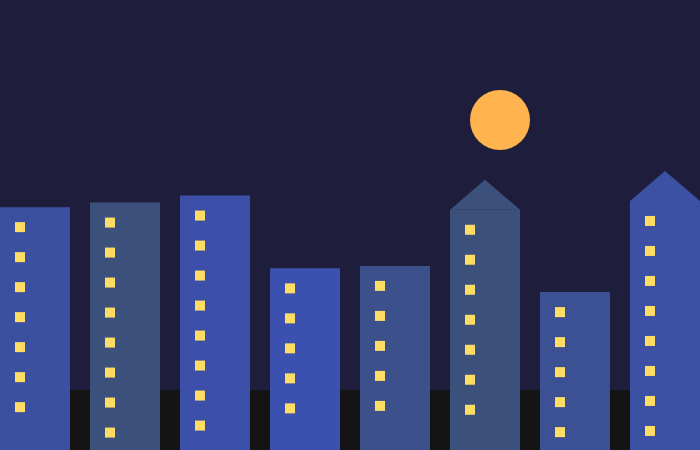
Frame 1 (no input)
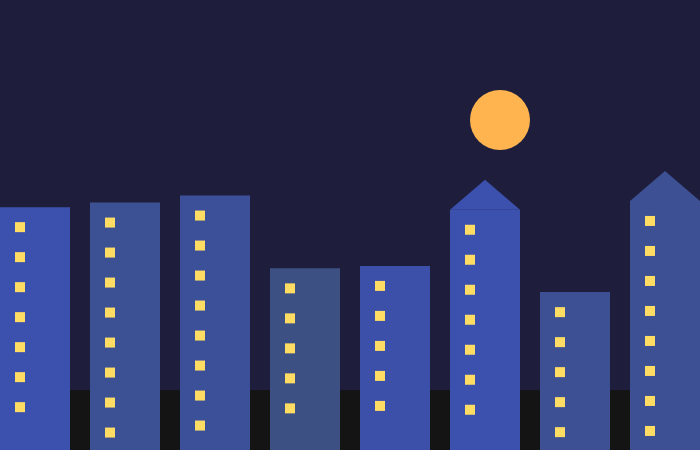
Frame 2 (the mouse pressed at the canvas centre, redrawn once)

The p5.js sketch that drew these frames (run headless with seeded random() and noise() and a simulated clock; the mouse was pressed at the canvas centre and the sketch redrawn once):

// p5.js sketch
// ── sketch.js
let buildings = [];

function setup() {
  createCanvas(700, 450);

  for (let x = 0; x < width; x += 90) {
    let h = random(150, 280);
    let type = floor(random(2));

    buildings.push({
      x: x,
      h: h,
      type: type
    });
  }

  noLoop(); 
}

function draw() {
  background(30, 30, 60); 

  // sun
  fill(255, 180, 80);
  noStroke();
  ellipse(500, 120, 60);

  // ground
  fill(20);
  rect(0, height - 60, width, 60);

  // buildings
  for (let b of buildings) {
    fill(60, 80, random(120, 180));
    rect(b.x, height - b.h, 70, b.h);

    //2 building types
    if (b.type === 1) {
      triangle(
        b.x,
        height - b.h,
        b.x + 70,
        height - b.h,
        b.x + 35,
        height - b.h - 30
      );
    }

    // windows
    fill(255, 220, 100);

    for (let y = height - b.h + 15; y < height - 20; y += 30) {
      rect(b.x + 15, y, 10, 10); // only one column
    }
  }

  /*add more building types
  improve sky (gradient / night mode)
  fix window layout (more columns)
  add interaction (mouse lighting or time change)*/
}
